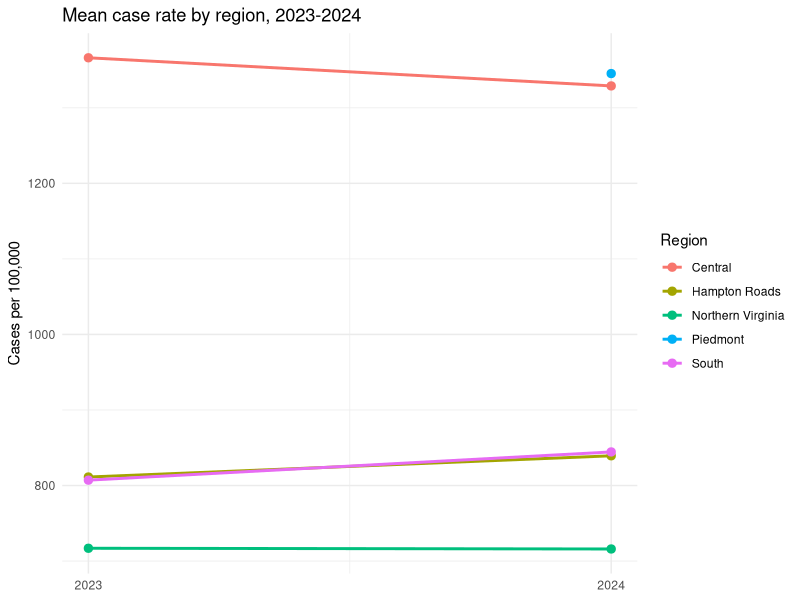
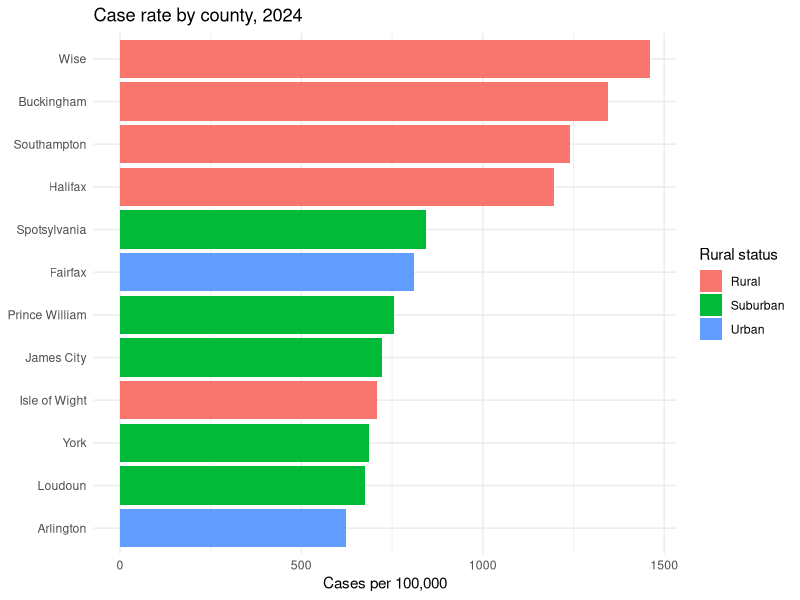
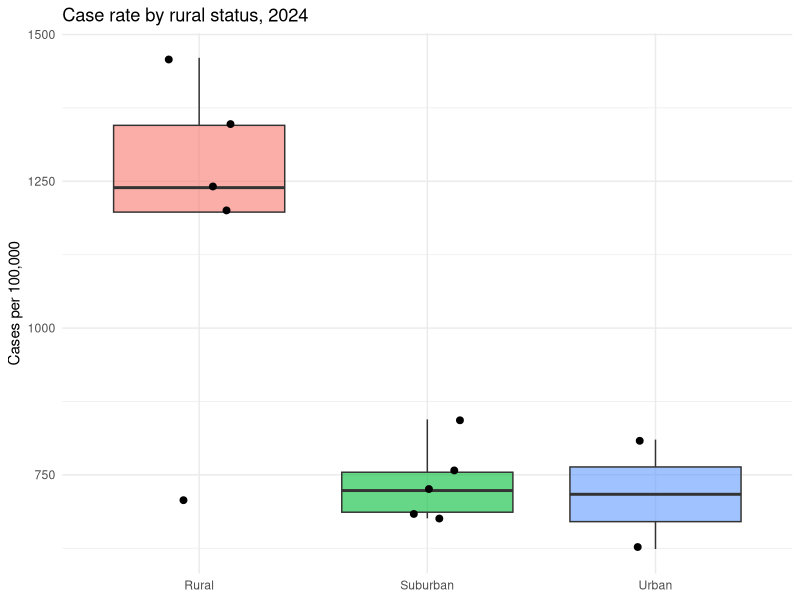

Write R code to recreate these figures, in order.
## ---- chunk 1

library(tidyverse)

# Add your code here.
## ---- chunk 2
library(tibble)

raw_health_data <- tibble(
  County     = c("Isle of Wight","York","James City","Southampton","Fairfax",
                 "Loudoun","Prince William","Arlington","Halifax",
                 "Buckingham","Wise","Spotsylvania","Fairfax"),
  region     = c("Hampton Roads","Hampton Roads","Hampton Roads","Hampton Roads",
                 "Northern Virginia","North Virginia","Northern Virginia",
                 "Northern Virginia","Central","Piedmont","Central","South",
                 "Northern Virginia"),
  pop_2023   = c(41200, 73800, 81500, 17600, 1148000,
                 438500, 492300, 236100, 32900,
                 16800, 34700, 146200, 1148000),
  pop_2024   = c(42050, 74600, 83100, 17350, 1157400,
                 449800, 501700, 238900, 32400,
                 16650, 34100, 149800, 1157400),
  cases_2023 = c(312, 486, 574, 198, 8940,
                 2810, 3960, 1520, 405,
                 NA, 521, 1180, 8940),
  cases_2024 = c(298, 512, 601, 215, 9375,
                 3040, 3785, 1490, 388,
                 224, 498, 1265, 9375)
)


# Add your code here.
## ---- chunk 3
glimpse(raw_health_data)
## ---- chunk 4

health_data_clean <- raw_health_data %>%
  mutate(region = if_else(region == "North Virginia", "Northern Virginia", region)) %>%
  distinct(County, .keep_all = TRUE)

## ---- chunk 5
health_data_long <- health_data_clean %>%
  pivot_longer(
    cols = c(pop_2023, pop_2024, cases_2023, cases_2024),
    names_to = c(".value", "year"),
    names_sep = "_"
  ) %>%
  rename(county = County, population = pop) %>%
  mutate(year = as.integer(year))
## ---- chunk 6
health_data_long <- health_data_long %>%
  mutate(cases_per_100k = cases / population * 100000)
## ---- chunk 7
region_rates <- health_data_long %>%
  group_by(region, year) %>%
  summarise(
    mean_rate = mean(cases_per_100k, na.rm = TRUE),
    n_counties = n(),
    .groups = "drop"
  )
## ---- chunk 8
county_context <- tibble(
  county = c("Isle of Wight","York","James City","Southampton","Fairfax",
             "Loudoun","Prince William","Arlington","Halifax",
             "Buckingham","Wise","Spotsylvania","Accomack"),
  rural_status = c("Rural","Suburban","Suburban","Rural","Urban",
                   "Suburban","Suburban","Urban","Rural",
                   "Rural","Rural","Suburban","Rural"),
  metro_area = c("Virginia Beach-Norfolk","Virginia Beach-Norfolk",
                 "Virginia Beach-Norfolk","Virginia Beach-Norfolk",
                 "Washington DC","Washington DC","Washington DC",
                 "Washington DC",NA,NA,NA,"Washington DC",NA)
)
health_data_joined <- health_data_long %>%
  left_join(county_context, by = "county")
## ---- chunk 9
region_rates <- health_data_joined %>%
  group_by(region, year) %>%
  summarise(mean_rate = mean(cases_per_100k, na.rm = TRUE),
            .groups = "drop")

ggplot(region_rates, aes(x = year, y = mean_rate, color = region)) +
  geom_line(linewidth = 1) +
  geom_point(size = 2.5) +
  scale_x_continuous(breaks = c(2023, 2024)) +
  labs(title = "Mean case rate by region, 2023-2024",
       x = NULL, y = "Cases per 100,000",
       color = "Region") +
  theme_minimal()
## ---- chunk 10
health_data_joined %>%
  filter(year == 2024) %>%
  ggplot(aes(x = reorder(county, cases_per_100k), y = cases_per_100k,
             fill = rural_status)) +
  geom_col() +
  coord_flip() +
  labs(title = "Case rate by county, 2024",
       x = NULL, y = "Cases per 100,000",
       fill = "Rural status") +
  theme_minimal()
## ---- chunk 11
health_data_joined %>%
  filter(year == 2024) %>%
  ggplot(aes(x = rural_status, y = cases_per_100k, fill = rural_status)) +
  geom_boxplot(alpha = 0.6, outlier.shape = NA) +
  geom_jitter(width = 0.15, size = 2) +
  labs(title = "Case rate by rural status, 2024",
       x = NULL, y = "Cases per 100,000") +
  theme_minimal() +
  theme(legend.position = "none")
